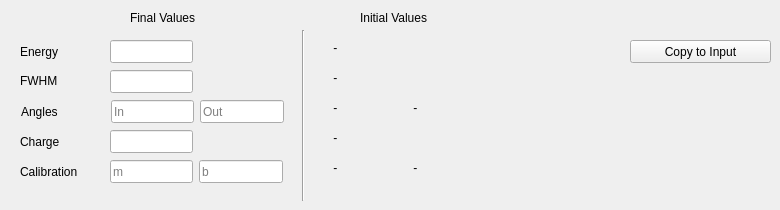
        <widget class="QWidget" name="tab_8">
         <attribute name="title">
          <string>Geometry</string>
         </attribute>
         <widget class="QLabel" name="label_23">
          <property name="geometry">
           <rect>
            <x>20</x>
            <y>40</y>
            <width>84</width>
            <height>23</height>
           </rect>
          </property>
          <property name="sizePolicy">
           <sizepolicy hsizetype="Expanding" vsizetype="Preferred">
            <horstretch>50</horstretch>
            <verstretch>0</verstretch>
           </sizepolicy>
          </property>
          <property name="minimumSize">
           <size>
            <width>0</width>
            <height>0</height>
           </size>
          </property>
          <property name="toolTip">
           <string>In keV</string>
          </property>
          <property name="toolTipDuration">
           <number>-1</number>
          </property>
          <property name="text">
           <string>Energy</string>
          </property>
         </widget>
         <widget class="QLineEdit" name="geo_energy_fit_result">
          <property name="geometry">
           <rect>
            <x>110</x>
            <y>40</y>
            <width>83</width>
            <height>23</height>
           </rect>
          </property>
          <property name="sizePolicy">
           <sizepolicy hsizetype="Expanding" vsizetype="Fixed">
            <horstretch>0</horstretch>
            <verstretch>0</verstretch>
           </sizepolicy>
          </property>
          <property name="minimumSize">
           <size>
            <width>50</width>
            <height>0</height>
           </size>
          </property>
          <property name="readOnly">
           <bool>true</bool>
          </property>
         </widget>
         <widget class="QLineEdit" name="geo_fwhm_fit_result">
          <property name="geometry">
           <rect>
            <x>110</x>
            <y>70</y>
            <width>83</width>
            <height>23</height>
           </rect>
          </property>
          <property name="sizePolicy">
           <sizepolicy hsizetype="Fixed" vsizetype="Fixed">
            <horstretch>0</horstretch>
            <verstretch>0</verstretch>
           </sizepolicy>
          </property>
          <property name="minimumSize">
           <size>
            <width>50</width>
            <height>0</height>
           </size>
          </property>
          <property name="readOnly">
           <bool>true</bool>
          </property>
         </widget>
         <widget class="QLabel" name="label_21">
          <property name="geometry">
           <rect>
            <x>20</x>
            <y>70</y>
            <width>84</width>
            <height>23</height>
           </rect>
          </property>
          <property name="toolTip">
           <string>In keV</string>
          </property>
          <property name="text">
           <string>&lt;html&gt;&lt;head/&gt;&lt;body&gt;&lt;p&gt;FWHM&lt;/p&gt;&lt;/body&gt;&lt;/html&gt;</string>
          </property>
         </widget>
         <widget class="QLineEdit" name="geo_angle_out_fit_result">
          <property name="geometry">
           <rect>
            <x>200</x>
            <y>100</y>
            <width>84</width>
            <height>23</height>
           </rect>
          </property>
          <property name="sizePolicy">
           <sizepolicy hsizetype="Fixed" vsizetype="Fixed">
            <horstretch>50</horstretch>
            <verstretch>0</verstretch>
           </sizepolicy>
          </property>
          <property name="minimumSize">
           <size>
            <width>50</width>
            <height>0</height>
           </size>
          </property>
          <property name="readOnly">
           <bool>true</bool>
          </property>
          <property name="placeholderText">
           <string>Out</string>
          </property>
         </widget>
         <widget class="QLineEdit" name="geo_angle_in_fit_result">
          <property name="geometry">
           <rect>
            <x>111</x>
            <y>100</y>
            <width>83</width>
            <height>23</height>
           </rect>
          </property>
          <property name="sizePolicy">
           <sizepolicy hsizetype="Fixed" vsizetype="Fixed">
            <horstretch>50</horstretch>
            <verstretch>0</verstretch>
           </sizepolicy>
          </property>
          <property name="minimumSize">
           <size>
            <width>50</width>
            <height>0</height>
           </size>
          </property>
          <property name="readOnly">
           <bool>true</bool>
          </property>
          <property name="placeholderText">
           <string>In</string>
          </property>
         </widget>
         <widget class="QLabel" name="label_18">
          <property name="geometry">
           <rect>
            <x>21</x>
            <y>100</y>
            <width>84</width>
            <height>23</height>
           </rect>
          </property>
          <property name="sizePolicy">
           <sizepolicy hsizetype="Expanding" vsizetype="Preferred">
            <horstretch>50</horstretch>
            <verstretch>0</verstretch>
           </sizepolicy>
          </property>
          <property name="minimumSize">
           <size>
            <width>0</width>
            <height>0</height>
           </size>
          </property>
          <property name="toolTip">
           <string>In degrees</string>
          </property>
          <property name="text">
           <string>Angles</string>
          </property>
          <property name="buddy">
           <cstring>geo_angle_in</cstring>
          </property>
         </widget>
         <widget class="QLabel" name="label_19">
          <property name="geometry">
           <rect>
            <x>20</x>
            <y>130</y>
            <width>84</width>
            <height>23</height>
           </rect>
          </property>
          <property name="sizePolicy">
           <sizepolicy hsizetype="Expanding" vsizetype="Preferred">
            <horstretch>50</horstretch>
            <verstretch>0</verstretch>
           </sizepolicy>
          </property>
          <property name="minimumSize">
           <size>
            <width>0</width>
            <height>0</height>
           </size>
          </property>
          <property name="text">
           <string>Charge</string>
          </property>
          <property name="buddy">
           <cstring>geo_angle_in</cstring>
          </property>
         </widget>
         <widget class="QLineEdit" name="geo_charge_fit_result">
          <property name="geometry">
           <rect>
            <x>110</x>
            <y>130</y>
            <width>83</width>
            <height>23</height>
           </rect>
          </property>
          <property name="sizePolicy">
           <sizepolicy hsizetype="Fixed" vsizetype="Fixed">
            <horstretch>50</horstretch>
            <verstretch>0</verstretch>
           </sizepolicy>
          </property>
          <property name="minimumSize">
           <size>
            <width>50</width>
            <height>0</height>
           </size>
          </property>
          <property name="readOnly">
           <bool>true</bool>
          </property>
         </widget>
         <widget class="QLineEdit" name="geo_calibration_b_fit_result">
          <property name="geometry">
           <rect>
            <x>199</x>
            <y>160</y>
            <width>84</width>
            <height>23</height>
           </rect>
          </property>
          <property name="sizePolicy">
           <sizepolicy hsizetype="Fixed" vsizetype="Fixed">
            <horstretch>50</horstretch>
            <verstretch>0</verstretch>
           </sizepolicy>
          </property>
          <property name="minimumSize">
           <size>
            <width>50</width>
            <height>0</height>
           </size>
          </property>
          <property name="readOnly">
           <bool>true</bool>
          </property>
          <property name="placeholderText">
           <string>b</string>
          </property>
         </widget>
         <widget class="QLineEdit" name="geo_calibration_m_fit_result">
          <property name="geometry">
           <rect>
            <x>110</x>
            <y>160</y>
            <width>83</width>
            <height>23</height>
           </rect>
          </property>
          <property name="sizePolicy">
           <sizepolicy hsizetype="Fixed" vsizetype="Fixed">
            <horstretch>50</horstretch>
            <verstretch>0</verstretch>
           </sizepolicy>
          </property>
          <property name="minimumSize">
           <size>
            <width>50</width>
            <height>0</height>
           </size>
          </property>
          <property name="readOnly">
           <bool>true</bool>
          </property>
          <property name="placeholderText">
           <string>m</string>
          </property>
         </widget>
         <widget class="QLabel" name="label_22">
          <property name="geometry">
           <rect>
            <x>20</x>
            <y>160</y>
            <width>84</width>
            <height>23</height>
           </rect>
          </property>
          <property name="sizePolicy">
           <sizepolicy hsizetype="Expanding" vsizetype="Preferred">
            <horstretch>50</horstretch>
            <verstretch>0</verstretch>
           </sizepolicy>
          </property>
          <property name="minimumSize">
           <size>
            <width>0</width>
            <height>0</height>
           </size>
          </property>
          <property name="toolTip">
           <string>In keV/channel, keV</string>
          </property>
          <property name="text">
           <string>Calibration  </string>
          </property>
          <property name="buddy">
           <cstring>geo_angle_in</cstring>
          </property>
         </widget>
         <widget class="QLabel" name="geo_energy_initial">
          <property name="geometry">
           <rect>
            <x>330</x>
            <y>40</y>
            <width>70</width>
            <height>16</height>
           </rect>
          </property>
          <property name="text">
           <string> - </string>
          </property>
         </widget>
         <widget class="QLabel" name="final_label">
          <property name="geometry">
           <rect>
            <x>130</x>
            <y>10</y>
            <width>101</width>
            <height>16</height>
           </rect>
          </property>
          <property name="text">
           <string>Final Values</string>
          </property>
         </widget>
         <widget class="QLabel" name="initial_label">
          <property name="geometry">
           <rect>
            <x>360</x>
            <y>10</y>
            <width>101</width>
            <height>16</height>
           </rect>
          </property>
          <property name="text">
           <string>Initial Values</string>
          </property>
         </widget>
         <widget class="QLabel" name="geo_fwhm_initial">
          <property name="geometry">
           <rect>
            <x>330</x>
            <y>70</y>
            <width>70</width>
            <height>16</height>
           </rect>
          </property>
          <property name="text">
           <string> - </string>
          </property>
         </widget>
         <widget class="QLabel" name="geo_angle_in_initial">
          <property name="geometry">
           <rect>
            <x>330</x>
            <y>100</y>
            <width>70</width>
            <height>16</height>
           </rect>
          </property>
          <property name="text">
           <string> - </string>
          </property>
         </widget>
         <widget class="QLabel" name="geo_angle_out_initial">
          <property name="geometry">
           <rect>
            <x>410</x>
            <y>100</y>
            <width>70</width>
            <height>16</height>
           </rect>
          </property>
          <property name="text">
           <string> - </string>
          </property>
         </widget>
         <widget class="QLabel" name="geo_charge_initial">
          <property name="geometry">
           <rect>
            <x>330</x>
            <y>130</y>
            <width>70</width>
            <height>16</height>
           </rect>
          </property>
          <property name="text">
           <string> - </string>
          </property>
         </widget>
         <widget class="QLabel" name="geo_calibration_m_initial">
          <property name="geometry">
           <rect>
            <x>330</x>
            <y>160</y>
            <width>70</width>
            <height>16</height>
           </rect>
          </property>
          <property name="text">
           <string> - </string>
          </property>
         </widget>
         <widget class="QLabel" name="geo_calibration_b_initial">
          <property name="geometry">
           <rect>
            <x>410</x>
            <y>160</y>
            <width>70</width>
            <height>16</height>
           </rect>
          </property>
          <property name="text">
           <string> - </string>
          </property>
         </widget>
         <widget class="Line" name="line_6">
          <property name="geometry">
           <rect>
            <x>293</x>
            <y>30</y>
            <width>20</width>
            <height>171</height>
           </rect>
          </property>
          <property name="orientation">
           <enum>Qt::Vertical</enum>
          </property>
         </widget>
         <widget class="QPushButton" name="copyGeometry_button">
          <property name="geometry">
           <rect>
            <x>630</x>
            <y>40</y>
            <width>141</width>
            <height>23</height>
           </rect>
          </property>
          <property name="text">
           <string>Copy to Input</string>
          </property>
         </widget>
        </widget>
